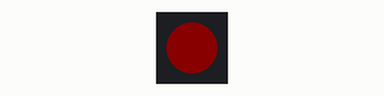
Simulated run of this sketch. Board: ESP32-S2. Shown: 1 RGB LEDs in strip order, left to right. Dim RGB values are drawn brighter than linear.

Above: at 0.2 s.
At 1.7 s:
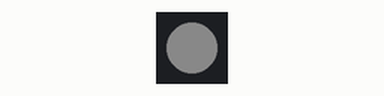
At 3.2 s:
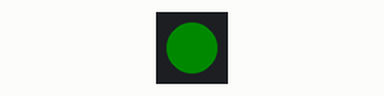
At 4.7 s:
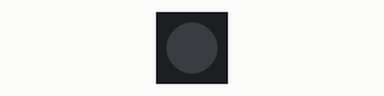
Timing chart, 0 to 5.8 s (numbered marks = the images above):
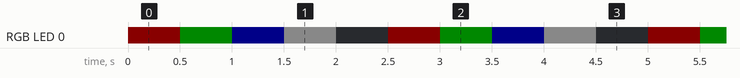

The sketch:

RGBW.ino
```cpp
#include "Freenove_WS2812_Lib_for_ESP32.h"

#define LED_PIN  18  // GPIO18 for ESP32-S2-Saola-1
#define MSEC    500  // 500 milliseconds

Freenove_ESP32_WS2812 led = Freenove_ESP32_WS2812(1, LED_PIN, 0, TYPE_GRB);

u8 m_color[5][3] = { {255, 0, 0}, {0, 255, 0}, {0, 0, 255}, {255, 255, 255}, {0, 0, 0} };

void setup() {
  led.begin();
  led.setBrightness(10);
}

void loop() {
  for (int j = 0; j < 5; j++) {
    led.setLedColorData(0, m_color[j][0], m_color[j][1], m_color[j][2]);
    led.show();
    delay(MSEC);
  }
}
```

Measured:
- by itself, RGB LED 0: repeats every 2.5 s: RGB(0, 10, 0) 0.50 s, RGB(0, 0, 10) 0.50 s, RGB(10, 10, 10) 0.50 s, off 0.50 s, RGB(10, 0, 0) 0.50 s
- by itself, everything shown: repeats every 2.5 s, in 5 steps
